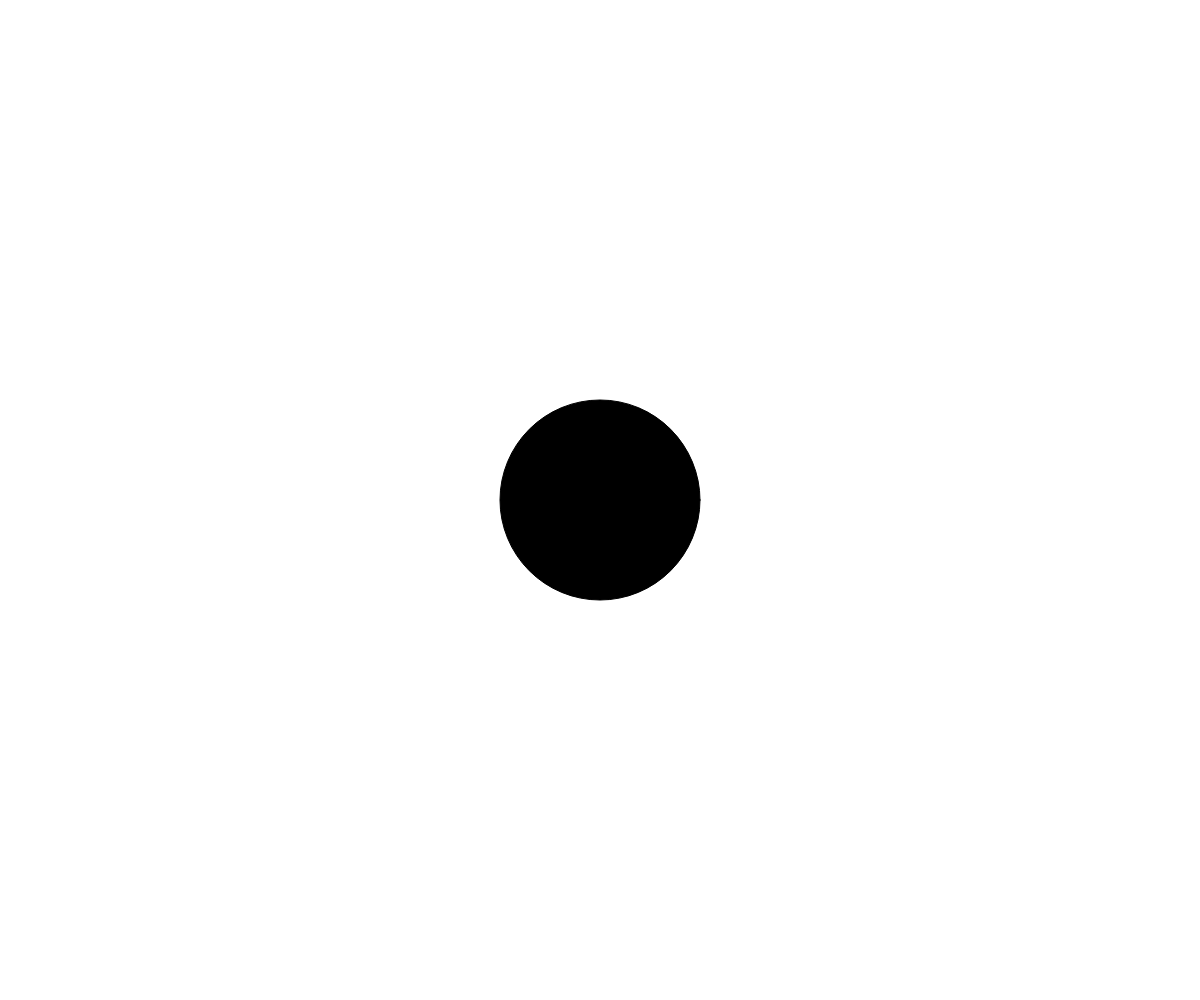
Frame 1 (no input)
Frame 60 (no input): identical to frame 1, image omitted
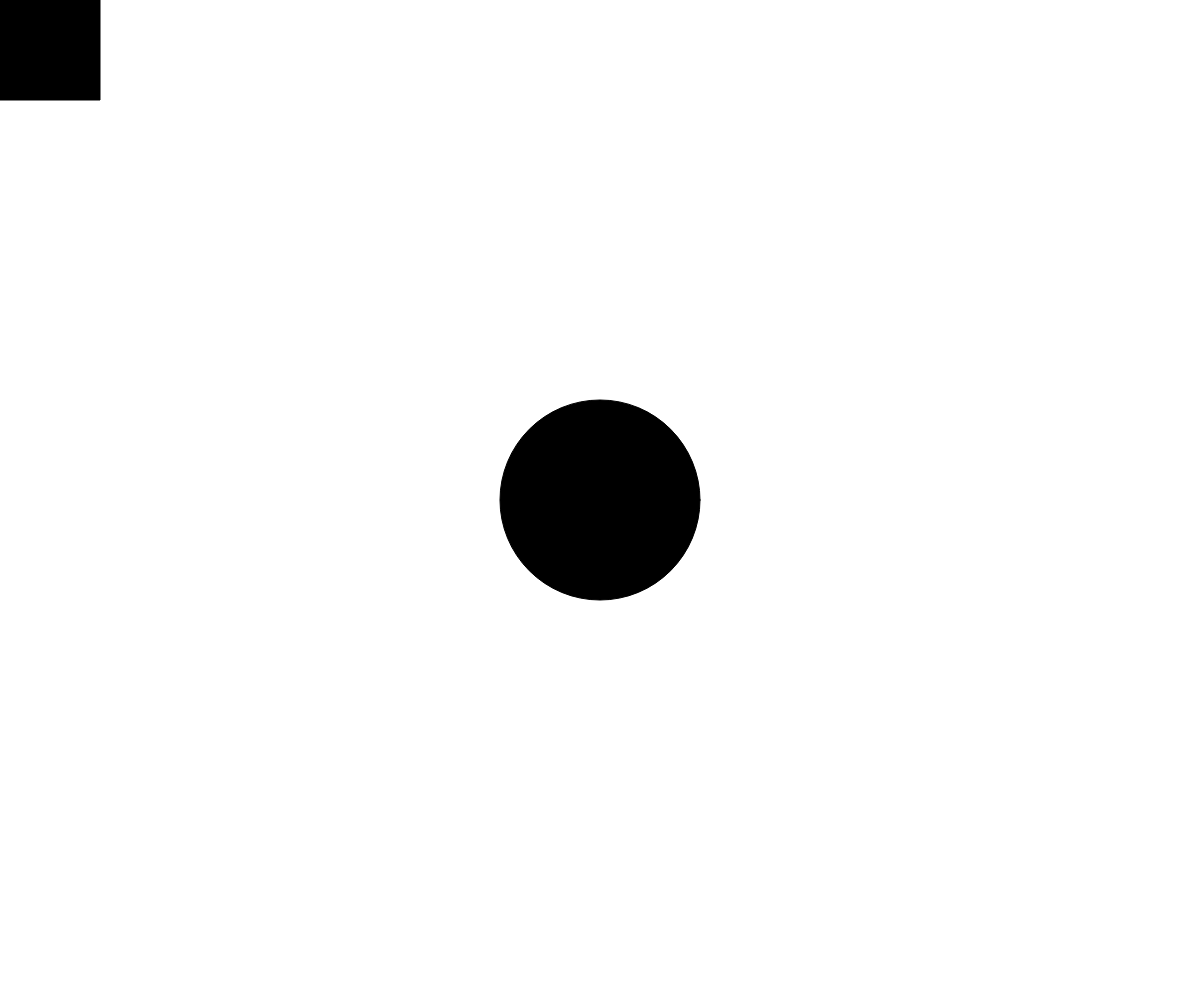
Frame 120 (the mouse pressed at the canvas centre since frame 60)

The p5.js sketch that drew these frames (run headless with seeded random() and noise() and a simulated clock; from frame 60 on, the mouse is pressed at the canvas centre):

// p5.js sketch
// ── sketch.js
/*
   Description: Lesson 5 - Specific Input example
   Author: Mr. Kowalczewski
   Date of last edit: October 7, 2026
*/

function setup() {
  createCanvas(windowWidth, windowHeight);
  background(100);
}

function draw() {
  background(255);

  // ----- key -----
  // If a key is being pressed AND the key is "r"
  // What about capital letters???
  if (keyIsPressed == true && key == 'r') {
    fill(255, 0, 0);
  }

  // If the last pressed key is "g"
  else if (key == 'g' || key == 'G') {
    fill(0, 255, 0);
  }

  // ----- keyCode -----
  else if (keyCode == ENTER) {
    fill(0, 0, 255);
  }

  else {
    fill(0);
  }

  ellipse(width / 2, height / 2, 200, 200);

  // ----- mouseButton -----
  if (mouseButton == LEFT) {
    rect(0, 0, 100, 100);
  }
}
